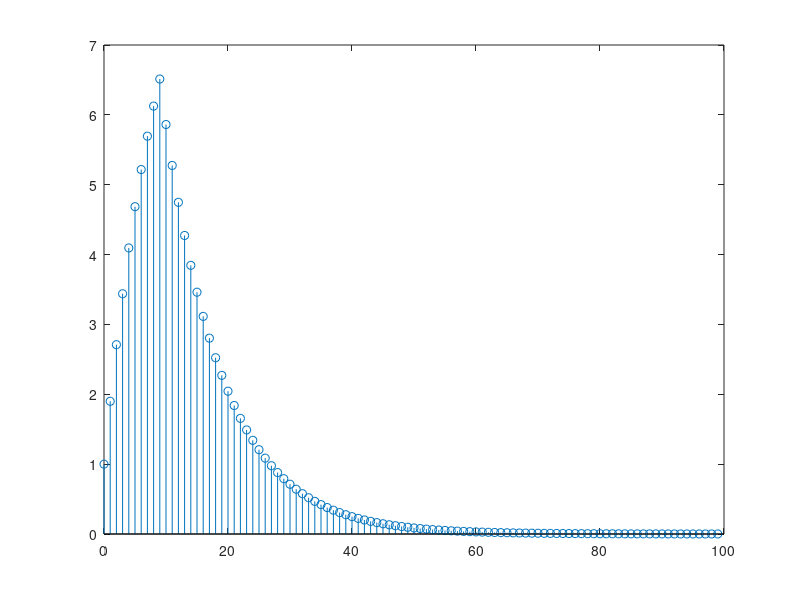
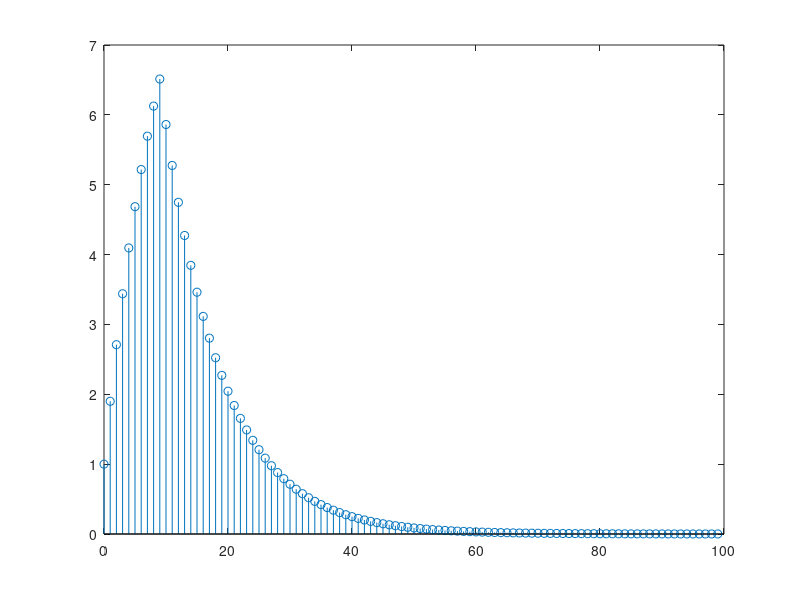

Write MATLAB code to recreate these figures, in order.
clear all;
clc;

n = 0:1:99;
h = 0.9.^n;
u = ones(1, 100);
x = ones(1, 10);

y = filter(x, 1, h);
stem(n, y);
figure;

%confirmacao
yconv = conv(x, h);
stem(0:1:99, yconv(1:1:100));